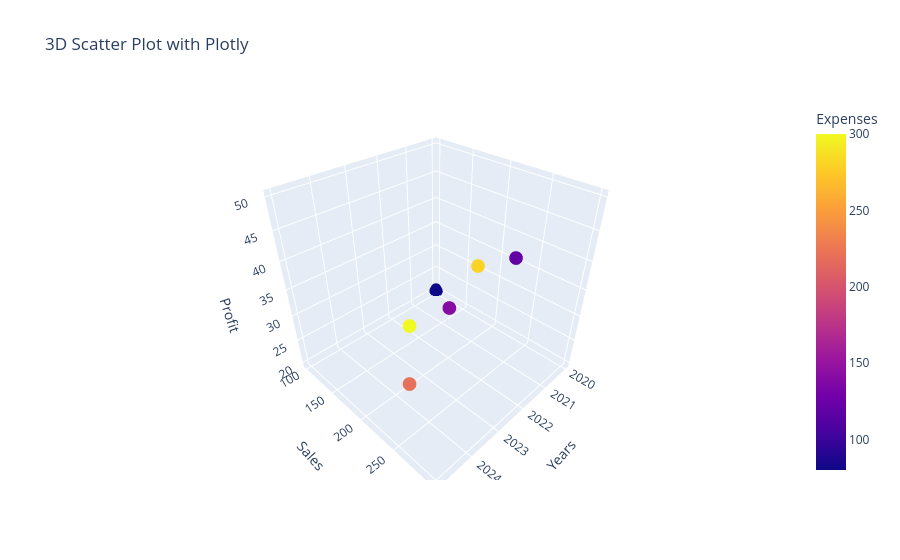

Write notebook code for a chart like this one.
### Markdown cell above
# 3-d Plot using Plotly

### Code cell
import plotly.express as px

fig=px.scatter_3d(df, x='Years', y='Sales', z='Profit', color='Expenses', title="3D Scatter Plot with Plotly")
fig.show()

### Figure 1 — Plotly figure (JSON) as saved in the notebook; plotly's stock layout.template omitted (floating-point values rounded to 4 significant figures)
{"data": [{"hovertemplate": "Years=%{x}<br>Sales=%{y}<br>Profit=%{z}<br>Expenses=%{marker.color}<extra></extra>", "legendgroup": "", "marker": {"color": [80, 120, 140, 300, 280, 220], "coloraxis": "coloraxis", "symbol": "circle"}, "mode": "markers", "name": "", "scene": "scene", "showlegend": false, "type": "scatter3d", "x": [2020, 2021, 2022, 2023, 2024, 2025], "y": [100, 250, 200, 180, 300, 270], "z": [20, 40, 30, 28, 50, 34]}], "layout": {"coloraxis": {"colorbar": {"title": {"text": "Expenses"}}, "colorscale": [[0, "#0d0887"], [0.1111, "#46039f"], [0.2222, "#7201a8"], [0.3333, "#9c179e"], [0.4444, "#bd3786"], [0.5556, "#d8576b"], [0.6667, "#ed7953"], [0.7778, "#fb9f3a"], [0.8889, "#fdca26"], [1, "#f0f921"]]}, "legend": {"tracegroupgap": 0}, "scene": {"domain": {"x": [0, 1], "y": [0, 1]}, "xaxis": {"title": {"text": "Years"}}, "yaxis": {"title": {"text": "Sales"}}, "zaxis": {"title": {"text": "Profit"}}}, "title": {"text": "3D Scatter Plot with Plotly"}}}
